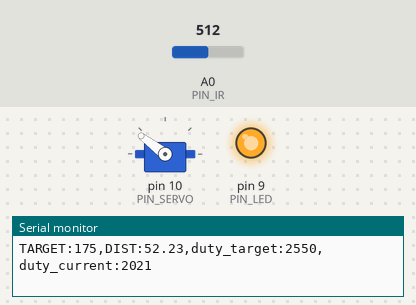
The sketch below on a simulated Arduino Uno, built with avr-gcc and run on an emulated ATmega328P. Parts: servo, output pins drawn as LEDs (lit = HIGH), the last lines printed to the serial monitor. The inputs (shaded band) are chosen by the test bench; at power-on: A0 (PIN_IR) = 512.

Above: at 1.2 s.
1.3 s: A0 (PIN_IR) set to 267
2.8 s: A0 (PIN_IR) set to 248
At 3.6 s:
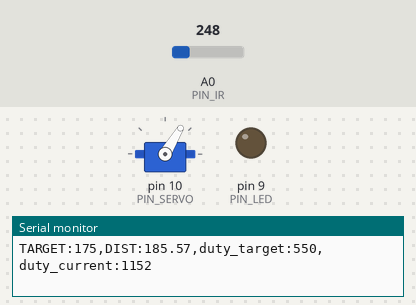
4.8 s: A0 (PIN_IR) set to 306
At 4.95 s:
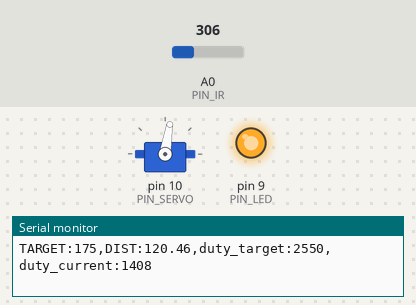
6.8 s: A0 (PIN_IR) set to 165
At 6.95 s:
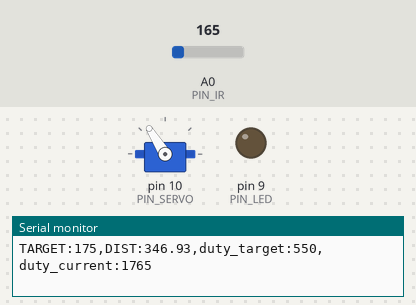
8.8 s: A0 (PIN_IR) set to 511
At 9.21 s:
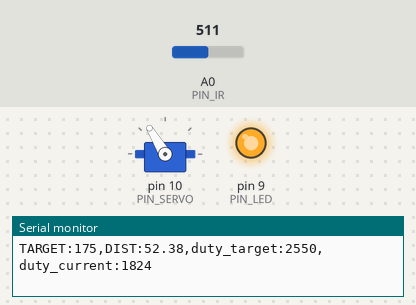
Timing chart, 0 to 11.8 s (numbered marks = the images above; inputs shaded):
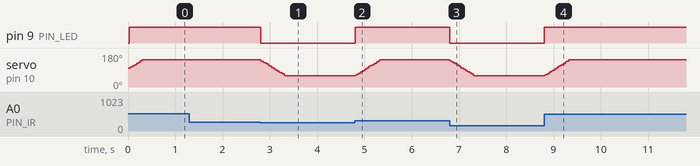

Measured:
- the behaviour switches between 256 and 255 on A0 (PIN_IR) (found by bisection; images 0 and 1)
- after the input at 2.8 s, pin 9 (PIN_LED): HIGH → LOW at once; servo on pin 10 (PIN_SERVO): moves from 143° to 59° over 0.52 s, starting at once
- after the input at 4.8 s, pin 9 (PIN_LED): LOW → HIGH at once; servo on pin 10 (PIN_SERVO): moves from 59° to 143° over 0.52 s, starting at once
- after the input at 6.8 s, pin 9 (PIN_LED): HIGH → LOW at once; servo on pin 10 (PIN_SERVO): moves from 143° to 59° over 0.52 s, starting at once
- after the input at 8.8 s, pin 9 (PIN_LED): LOW → HIGH at once; servo on pin 10 (PIN_SERVO): moves from 59° to 143° over 0.52 s, starting at once

The sketch:

22_bbc_20233119.ino
```cpp
#include <Servo.h>

// Arduino pin assignment
#define PIN_LED   9
#define PIN_SERVO 10
#define PIN_IR    A0

// Event interval parameters
#define _INTERVAL_DIST    20 // distance sensor interval (unit: ms)
#define _INTERVAL_SERVO   20 // servo interval (unit: ms)
#define _INTERVAL_SERIAL  20 // serial interval (unit: ms)

// EMA filter configuration for the IR distance sensor
#define _EMA_ALPHA 0.6    // EMA weight of new sample (range: 0 to 1)
                          // Setting EMA to 1 effectively disables EMA filter.

// Servo adjustment - Set _DUTY_MAX, _NEU, _MIN with your own numbers
#define _DUTY_MAX 2021 // 2000
#define _DUTY_NEU 1550 // 1500
#define _DUTY_MIN 1152 // 1000

#define _SERVO_ANGLE_DIFF  80  // Replace with |D - E| degree
#define _SERVO_SPEED       150  // servo speed

#define _BANGBANG_RANGE    1000  // duty up and down for bangbang control

// Target Distance
#define _DIST_TARGET    175 // Center of the rail (unit:mm)

// global variables

Servo myservo;

float dist_ema;     // unit: mm

int duty_change_per_interval; // maximum duty difference per interval
int duty_target;    // Target duty
int duty_current;      // Current duty
int duty_adj;       // Level adjustment

unsigned long last_sampling_time_dist;   // unit: msec
unsigned long last_sampling_time_servo;  // unit: msec
unsigned long last_sampling_time_serial; // unit: msec

bool event_dist, event_servo, event_serial; // event triggered?

void setup()
{
  // initialize GPIO pins
  pinMode(PIN_LED,OUTPUT);
  myservo.attach(PIN_SERVO);

  duty_target = duty_current = _DUTY_NEU;
  myservo.writeMicroseconds(duty_current);

  // initialize serial port
  Serial.begin(1000000);

  // convert angular speed into duty change per interval.
  duty_change_per_interval =
    (float)(_DUTY_MAX - _DUTY_MIN) * ((float)_SERVO_SPEED / _SERVO_ANGLE_DIFF) * (_INTERVAL_SERVO / 1000.0);
}

void loop()
{
  unsigned long time_curr = millis();

  // wait until next event time
  if (time_curr >= (last_sampling_time_dist + _INTERVAL_DIST)) {
        last_sampling_time_dist += _INTERVAL_DIST;
        event_dist = true;
  }
  if (time_curr >= (last_sampling_time_servo + _INTERVAL_SERVO)) {
        last_sampling_time_servo += _INTERVAL_SERVO;
        event_servo = true;
  }
  if (time_curr >= (last_sampling_time_serial + _INTERVAL_SERIAL)) {
        last_sampling_time_serial += _INTERVAL_SERIAL;
        event_serial = true;
  }

  if (event_dist) {
    float dist_filtered; // unit: mm
    event_dist = false;

    // get a distance reading from the distance sensor
    dist_filtered = volt_to_distance(ir_sensor_filtered(10, 0.5, 0));
    dist_ema = _EMA_ALPHA * dist_filtered + (1.0 - _EMA_ALPHA) * dist_ema;

    // bang bang control
    if (dist_ema > _DIST_TARGET) {
      duty_target = _DUTY_NEU - _BANGBANG_RANGE;
      digitalWrite(PIN_LED, 0);
    } else if (dist_ema < _DIST_TARGET) {
      duty_target = _DUTY_NEU + _BANGBANG_RANGE;
      digitalWrite(PIN_LED, 1);
    }
  }

  if (event_servo) {
    event_servo = false;

    // adjust duty_current toward duty_target by duty_change_per_interval
    if (duty_target > duty_current) {
      duty_current += duty_change_per_interval;
      if (duty_current > duty_target)
          duty_current = duty_target;
    } else if (duty_target < duty_current) {
      duty_current -= duty_change_per_interval;
      if (duty_current < duty_target)
        duty_current = duty_target;
    }

    // servo arm protection
    if (duty_current < _DUTY_MIN)
      duty_current = _DUTY_MIN;
    else if (duty_current > _DUTY_MAX)
      duty_current = _DUTY_MAX;

    // update servo position
    myservo.writeMicroseconds(duty_current);
  }

  if (event_serial) {
    event_serial = false;

    // output the read value to the serial port
    Serial.print("TARGET:"); Serial.print(_DIST_TARGET);
    Serial.print(",DIST:"); Serial.print(dist_ema);
    Serial.print(",duty_target:"); Serial.print(duty_target);
    Serial.print(",duty_current:"); Serial.println(duty_current);
  }
}

float volt_to_distance(int a_value)
{
  // Replace line into your own equation
  // return (6762.0 / (a_value - 9) - 4.0) * 10.0;
  return 1009 + (-5.72)*a_value + 0.0117 * pow(a_value, 2) + (-8.16) * pow(10, -6) * pow(a_value, 3);
}

int compare(const void *a, const void *b) {
  return (*(unsigned int *)a - *(unsigned int *)b);
}

unsigned int ir_sensor_filtered(unsigned int n, float position, int verbose)
{
  // Eliminate spiky noise of an IR distance sensor by repeating measurement and taking a middle value
  // n: number of measurement repetition
  // position: the percentile of the sample to be taken (0.0 <= position <= 1.0)
  // verbose: 0 - normal operation, 1 - observing the internal procedures, and 2 - calculating elapsed time.
  // Example 1: ir_sensor_filtered(n, 0.5, 0) => return the median value among the n measured samples.
  // Example 2: ir_sensor_filtered(n, 0.0, 0) => return the smallest value among the n measured samples.
  // Example 3: ir_sensor_filtered(n, 1.0, 0) => return the largest value among the n measured samples.

  // The output of Sharp infrared sensor includes lots of spiky noise.
  // To eliminate such a spike, ir_sensor_filtered() performs the following two steps:
  // Step 1. Repeat measurement n times and collect n * position smallest samples, where 0 <= postion <= 1.
  // Step 2. Return the position'th sample after sorting the collected samples.

  // returns 0, if any error occurs

  unsigned int *ir_val, ret_val;
  unsigned int start_time;

  if (verbose >= 2)
    start_time = millis();

  if ((n == 0) || (n > 100) || (position < 0.0) || (position > 1))
    return 0;

  if (position == 1.0)
    position = 0.999;

  if (verbose == 1) {
    Serial.print("n: "); Serial.print(n);
    Serial.print(", position: "); Serial.print(position);
    Serial.print(", ret_idx: ");  Serial.println((unsigned int)(n * position));
  }

  ir_val = (unsigned int *)malloc(sizeof(unsigned int) * n);
  if (ir_val == NULL)
    return 0;

  if (verbose == 1)
    Serial.print("IR:");

  for (int i = 0; i < n; i++) {
    ir_val[i] = analogRead(PIN_IR);
    if (verbose == 1) {
        Serial.print(" ");
        Serial.print(ir_val[i]);
    }
  }

  if (verbose == 1)
    Serial.print  ("  => ");

  qsort(ir_val, n, sizeof(unsigned int), compare);
  ret_val = ir_val[(unsigned int)(n * position)];

  if (verbose == 1) {
    for (int i = 0; i < n; i++) {
        Serial.print(" ");
        Serial.print(ir_val[i]);
    }
    Serial.print(" :: ");
    Serial.println(ret_val);
  }
  free(ir_val);

  if (verbose >= 2) {
    Serial.print("Elapsed time: "); Serial.print(millis() - start_time); Serial.println("ms");
  }

  return ret_val;
}
```
